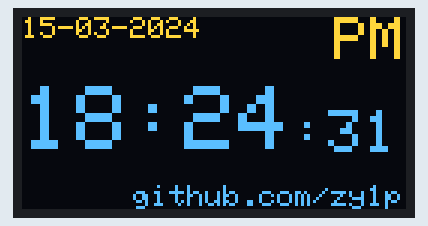
The program below on a simulated ESP8266 (NodeMCU). Shown: 128×64 one-colour display. The OLED is the two-colour kind (top 16 rows yellow); WiFi joins after 1.5 s; servers stay silent unless stated; what the program prints to the serial monitor is not drawn.

Above: at 1.7 s.
At 5.7 s:
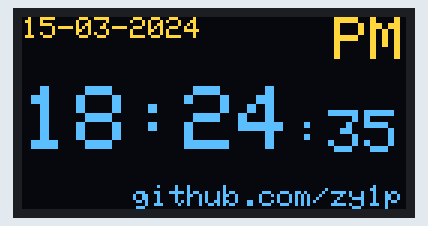
At 10.7 s:
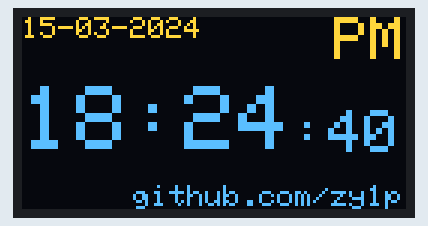
At 19.7 s:
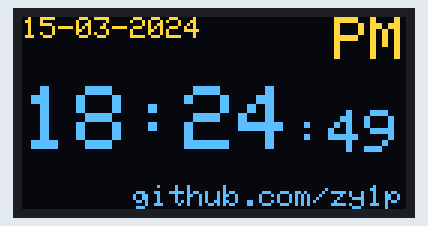
At 28.7 s:
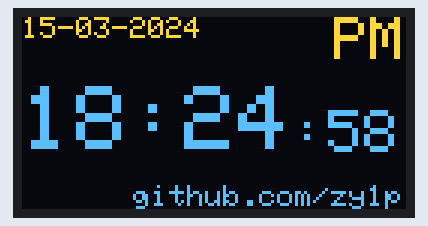
At 38.7 s:
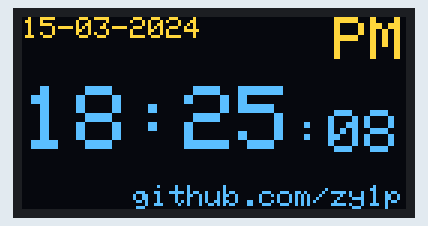

Measured:
- what the display in image 0 shows lasts 1.0 s, from 1.6 s to 2.6 s

The program:

main.cpp
```cpp
#include <Adafruit_GFX.h>
#include <Adafruit_SSD1306.h>
#include <Arduino.h>
#include <ESP8266WiFi.h>
#include <SPI.h>
#include <TimeLib.h>
#include <WiFiUdp.h>
#include <Wire.h>
#include <secrets.h>

static const char info[] = "github.com/zy1p";

// NTP Servers:
static const char ntpServerName[] = "hk.pool.ntp.org";

const int timeZone = 8;  // GMT +8 hours

WiFiUDP Udp;
unsigned int localPort = 8888;  // local port to listen for UDP packets

#define SCREEN_WIDTH 128  // OLED display width, in pixels
#define SCREEN_HEIGHT 64  // OLED display height, in pixels

#define SCREEN_WIDTH 128  // OLED display width, in pixels
#define SCREEN_HEIGHT 64  // OLED display height, in pixels

// Declaration for an SSD1306 display connected to I2C (SDA, SCL pins)
// The pins for I2C are defined by the Wire-library.
// On an arduino UNO:       A4(SDA), A5(SCL)
// On an arduino MEGA 2560: 20(SDA), 21(SCL)
// On an arduino LEONARDO:   2(SDA),  3(SCL), ...
#define OLED_RESET -1  // Reset pin # (or -1 if sharing Arduino reset pin)
#define SCREEN_ADDRESS \
  0x3C  ///< See datasheet for Address; 0x3D for 128x64, 0x3C for 128x32
Adafruit_SSD1306 display(SCREEN_WIDTH, SCREEN_HEIGHT, &Wire, OLED_RESET);

time_t getNtpTime();
void digitalClockDisplay();
void printDigits(int digits);
void sendNTPpacket(IPAddress &address);
void displayDateTime();

void setup() {
  Serial.begin(115200);
  // SSD1306_SWITCHCAPVCC = generate display voltage from 3.3V internally
  if (!display.begin(SSD1306_SWITCHCAPVCC, SCREEN_ADDRESS)) {
    Serial.println(F("SSD1306 allocation failed"));
    for (;;)
      ;  // Don't proceed, loop forever
  }

  // Clear the buffer
  display.clearDisplay();

  // Draw a single pixel in white
  display.drawPixel(10, 10, SSD1306_WHITE);

  // Show the display buffer on the screen. You MUST call display() after
  // drawing commands to make them visible on screen!
  display.display();

  Serial.print("Connecting to ");
  Serial.println(WIFI_SSID);
  WiFi.begin(WIFI_SSID, WIFI_PASSWORD);

  while (WiFi.status() != WL_CONNECTED) {
    delay(500);
    Serial.print(".");
  }

  Serial.print("IP number assigned by DHCP is ");
  Serial.println(WiFi.localIP());
  Serial.println("Starting UDP");
  Udp.begin(localPort);
  Serial.print("Local port: ");
  Serial.println(Udp.localPort());
  Serial.println("waiting for sync");
  setSyncProvider(getNtpTime);
  setSyncInterval(300);
}

time_t prevDisplay = 0;  // when the digital clock was displayed

void loop() {
  if (timeStatus() != timeNotSet) {
    if (now() != prevDisplay) {  // update the display only if time has changed
      prevDisplay = now();
      digitalClockDisplay();
      displayDateTime();
    }
  }
}

void digitalClockDisplay() {
  // digital clock display of the time
  Serial.print(hour());
  printDigits(minute());
  printDigits(second());
  Serial.print(" ");
  Serial.print(day());
  Serial.print(".");
  Serial.print(month());
  Serial.print(".");
  Serial.print(year());
  Serial.println();
}

void printDigits(int digits) {
  // utility for digital clock display: prints preceding colon and leading 0
  Serial.print(":");
  if (digits < 10) Serial.print('0');
  Serial.print(digits);
}

/*-------- NTP code ----------*/

const int NTP_PACKET_SIZE = 48;  // NTP time is in the first 48 bytes of message
byte packetBuffer[NTP_PACKET_SIZE];  // buffer to hold incoming & outgoing
                                     // packets

time_t getNtpTime() {
  IPAddress ntpServerIP;  // NTP server's ip address

  while (Udp.parsePacket() > 0)
    ;  // discard any previously received packets
  Serial.println("Transmit NTP Request");
  // get a random server from the pool
  WiFi.hostByName(ntpServerName, ntpServerIP);
  Serial.print(ntpServerName);
  Serial.print(": ");
  Serial.println(ntpServerIP);
  sendNTPpacket(ntpServerIP);
  uint32_t beginWait = millis();
  while (millis() - beginWait < 1500) {
    int size = Udp.parsePacket();
    if (size >= NTP_PACKET_SIZE) {
      Serial.println("Receive NTP Response");
      Udp.read(packetBuffer, NTP_PACKET_SIZE);  // read packet into the buffer
      unsigned long secsSince1900;
      // convert four bytes starting at location 40 to a long integer
      secsSince1900 = (unsigned long)packetBuffer[40] << 24;
      secsSince1900 |= (unsigned long)packetBuffer[41] << 16;
      secsSince1900 |= (unsigned long)packetBuffer[42] << 8;
      secsSince1900 |= (unsigned long)packetBuffer[43];
      return secsSince1900 - 2208988800UL + timeZone * SECS_PER_HOUR;
    }
  }
  Serial.println("No NTP Response :-(");
  return 0;  // return 0 if unable to get the time
}

// send an NTP request to the time server at the given address
void sendNTPpacket(IPAddress &address) {
  // set all bytes in the buffer to 0
  memset(packetBuffer, 0, NTP_PACKET_SIZE);
  // Initialize values needed to form NTP request
  // (see URL above for details on the packets)
  packetBuffer[0] = 0b11100011;  // LI, Version, Mode
  packetBuffer[1] = 0;           // Stratum, or type of clock
  packetBuffer[2] = 6;           // Polling Interval
  packetBuffer[3] = 0xEC;        // Peer Clock Precision
  // 8 bytes of zero for Root Delay & Root Dispersion
  packetBuffer[12] = 49;
  packetBuffer[13] = 0x4E;
  packetBuffer[14] = 49;
  packetBuffer[15] = 52;
  // all NTP fields have been given values, now
  // you can send a packet requesting a timestamp:
  Udp.beginPacket(address, 123);  // NTP requests are to port 123
  Udp.write(packetBuffer, NTP_PACKET_SIZE);
  Udp.endPacket();
}

void displayDateTime(void) {
  display.clearDisplay();

  display.setTextSize(1);               // Normal 1:1 pixel scale
  display.setTextColor(SSD1306_WHITE);  // Draw white text
  display.setCursor(0, 0);              // Start at top-left corner
  display.cp437(true);  // Use full 256 char 'Code Page 437' font

  display.printf("%02d-%02d-%4d", day(), month(), year());

  display.setTextSize(3);
  display.setCursor(0, SCREEN_HEIGHT / 2 - 1 - 8);
  display.printf("%02d:%02d", hour(), minute());
  display.setTextSize(2);
  display.setCursor(display.getCursorX(), display.getCursorY() + 8);
  display.printf(":%02d", second());

  display.setCursor(SCREEN_WIDTH - 1 - 12 * 2 + 1, 0);
  display.print(hour() > 11 ? "PM" : "AM");

  display.setTextSize(1);
  display.setCursor(SCREEN_WIDTH - 1 - 6 * strlen(info), SCREEN_HEIGHT - 8);
  display.print(info);

  display.display();
}
```

secrets.h
```cpp
// 2.4Ghz WiFi network name and password
#define WIFI_SSID ""
#define WIFI_PASSWORD ""
```
